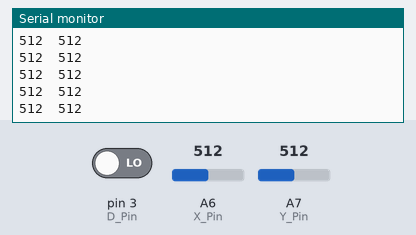
A sketch run on a simulated Arduino Nano, built with avr-gcc and run on an emulated ATmega328P. Parts: the last lines printed to the serial monitor. Inputs (shaded band) come from the test bench; at power-on: A6 (X_Pin) = 512, A7 (Y_Pin) = 512, pin 3 (D_Pin) LOW.

Above: at 1.2 s.
1.3 s: A6 (X_Pin) set to 716
At 2.0 s:
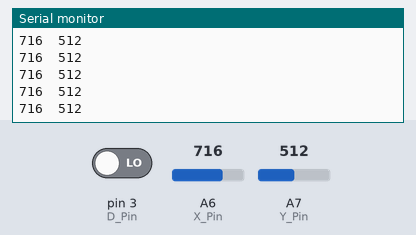
4.3 s: A7 (Y_Pin) set to 716
At 5.3 s:
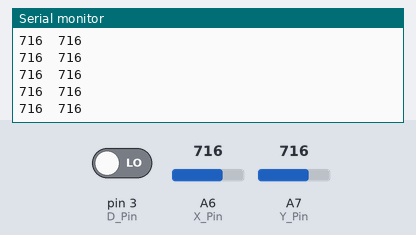
5.8 s: A6 (X_Pin) set to 900
Timing chart, 0 to 5.8 s (numbered marks = the images above; inputs shaded):
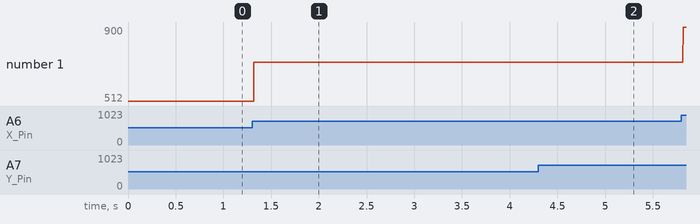

Measured:
- after the input at 1.3 s, the serial monitor: prints a new line at once (image 1)
- after the input at 4.3 s, the serial monitor: prints a new line at once (image 2)
- plotted number 1: 512 → 716 after the input at 1.3 s, 716 → 900 after the input at 5.8 s

The sketch:

AnalogTestWithBT.ino
```cpp
int X = 0, Y = 0, dval = 0;

#define X_Pin  A6  // Analog X
#define Y_Pin  A7  // Analog Y

#define D_Pin  3  // Digital

void setup(){
Serial.begin(38400);
}

void loop(){
   X = analogRead(X_Pin);
   Y = analogRead(Y_Pin);
   dval = digitalRead(D_Pin);
   Serial.print(X); Serial.print('\t');
   Serial.print(Y); Serial.print('\t');
/*
   if (dval == HIGH){
    Serial.print(0); Serial.print('\t');
    }
    else{
    Serial.print(500); Serial.print('\t');
    }
    */
   Serial.print('\n');

}
```
